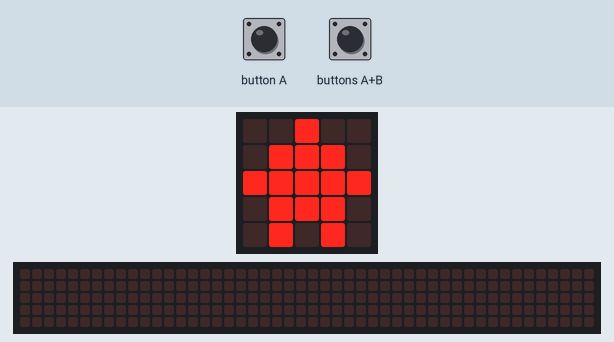
A program run on a simulated BBC micro:bit (MakeCode). Parts: the board's 5×5 LED display, a strip that is not on the board, showing the scrolling text unrolled. The 48×5 strip is a reading aid, not a part: it shows the text the display is scrolling, unrolled, one strip-width of it at a time.

Above: at 0.1 s.
At 5.8 s:
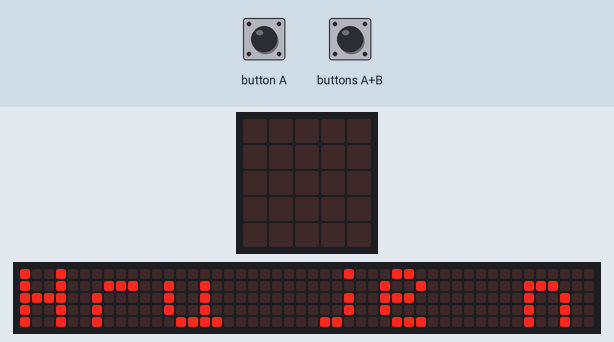
At 16.1 s:
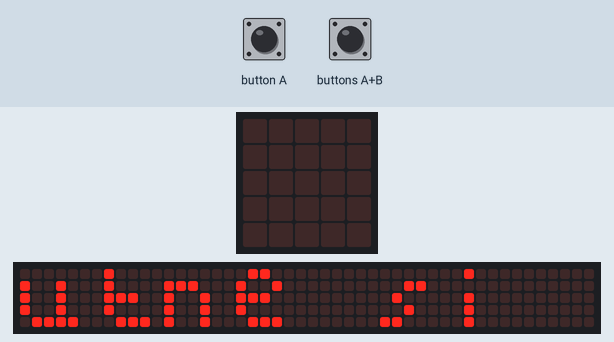
At 24.76 s:
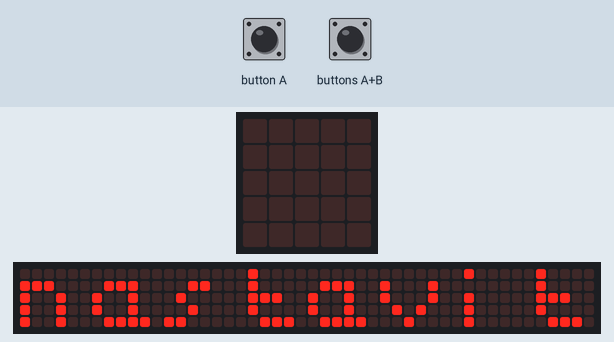
At 29.4 s:
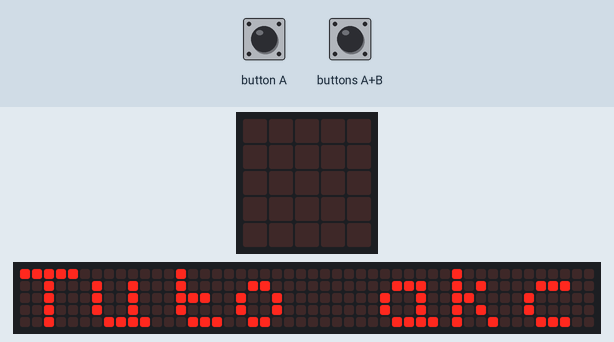
At 35.12 s:
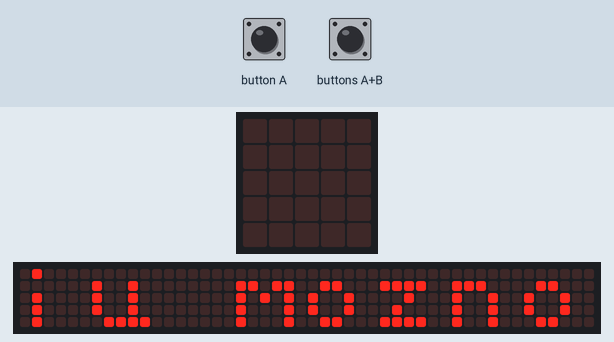

The program:

main.ts
```typescript
input.onGesture(Gesture.ScreenUp, function () {
    funkcie_mas_dobru_polohu("abc", true)
})
input.onGesture(Gesture.ScreenDown, function () {
    funkcie_mas_dobru_polohu("abc", false)
})
input.onGesture(Gesture.TiltRight, function () {

})
radio.onReceivedValue(function (name, value) {

})
function funkcie_mas_dobru_polohu (text: string, bool: boolean) {
    if (bool == false) {
        game.pause()
    } else {
        game.resume()
    }
}
input.onGesture(Gesture.TiltLeft, function () {

})
for (let index = 0; index < 4; index++) {
    basic.showIcon(IconNames.House)
    basic.clearScreen()
}
loops.everyInterval(10, function () {
    if (game.isRunning()) {
        if (input.isGesture(Gesture.Shake) || input.isGesture(Gesture.TiltLeft) || input.isGesture(Gesture.TiltRight)) {

        } else {

        }
    }
})
basic.forever(function () {
    if (input.buttonIsPressed(Button.A) && input.buttonIsPressed(Button.B)) {
        basic.clearScreen()
        basic.pause(5000)
    }
    while (!(input.isGesture(Gesture.Shake))) {
        basic.showString("Hru je nutne si nastavit")
        basic.showLeds(`
            . . . . .
            . . . . .
            . . . . .
            . . . . .
            . . . . .
            `)
        basic.showString("Tuto akciu mozno urobit pomocou...")
    }
    while (input.isGesture(Gesture.Shake)) {
        basic.clearScreen()
        basic.pause(5000)
    }
})
```

test.ts
```typescript
// sem patria testy; keď sa tento balík použije ako rozšírenie, nebudú sa kompilovať.
```

Measured:
- what the display in image 1 shows lasts 0.6 s, from 5.7 s to 6.3 s
- what the display in image 2 shows lasts 0.9 s, from 16.1 s to 17.0 s
- what the display in image 5 shows lasts 0.5 s, from 34.9 s to 35.4 s
